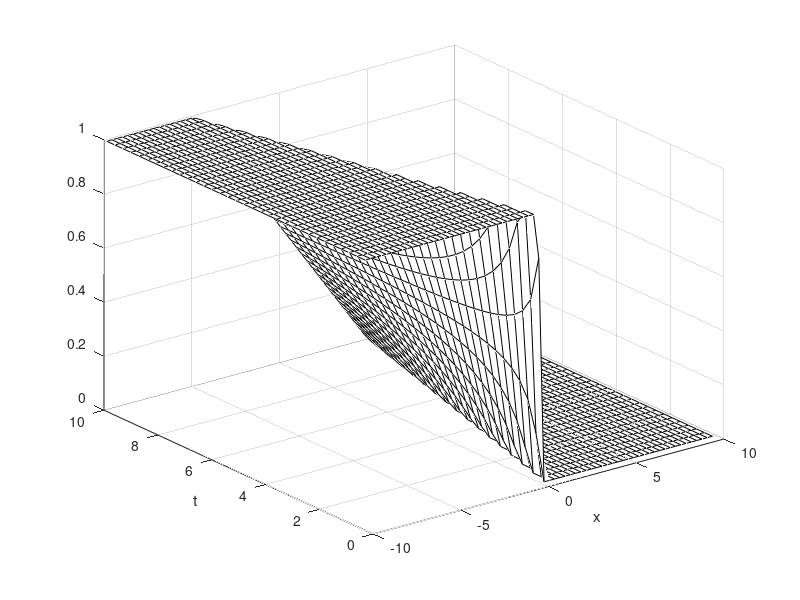
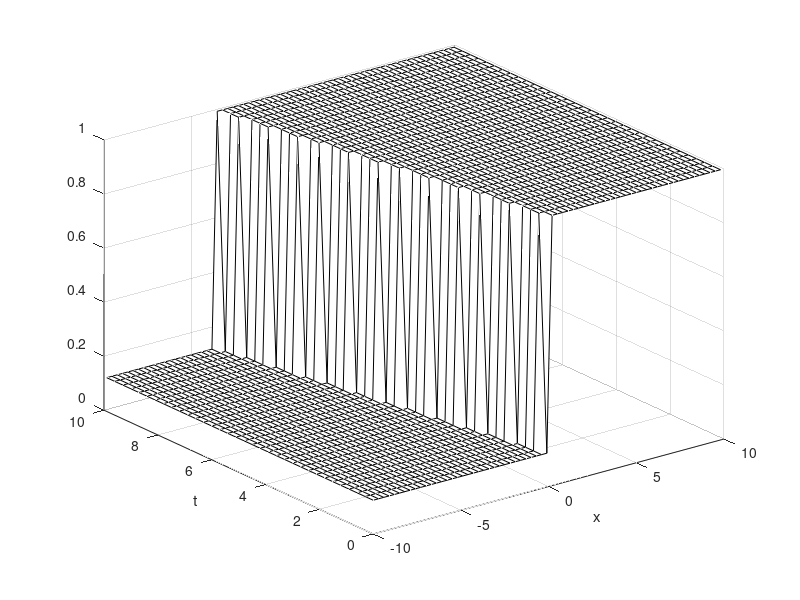

Write the MATLAB code that produced these figures, in order. (Note: this script raises an error after producing the figures.)
% Mi assicura di avere un'immagine vettoriale, ma diventa iper pesante da visualizzare
set(0, 'DefaultFigureRenderer', 'painters');

%% ----------------------------------------------------------------------------
%% SEMAFORO
%% ----------------------------------------------------------------------------

clear all
close all
clc

ro_m = 1;
v_m = 0.5;

x = -10:0.3:10;
t = 0:0.3:10;

[X, T] = meshgrid(x, t);

ro = ro_m.*(X <= -v_m * T)  + ro_m/2*(1 - X./(v_m*T)) .*( (-v_m*T<X) & (X < v_m*T) ) + 0;

figure;
mesh(X, T, ro, 'EdgeColor','black');
xlabel('x')
ylabel('t')

%% ----------------------------------------------------------------------------
%% TRAFFICO A VALLE
%% ----------------------------------------------------------------------------

clear all
close all
clc

ro_m = 1;
v_m = 3;

x = -10:0.3:10;
t = 0:0.3:10;

[X, T] = meshgrid(x, t);

ro = 1/8*ro_m .* (X < -1/8 * v_m * T)  + ro_m .* (X > -1/8 * v_m * T);

figure;
mesh(X, T, ro, 'EdgeColor','black');
xlabel('x')
ylabel('t')

%% ----------------------------------------------------------------------------
%% CONTROESEMPIO BURGERS
%% ----------------------------------------------------------------------------

clear all
close all
clc

U=@(x,t,u) u - atan(x-(1-2.*u).*t);
interval_meno_03 = [-5 5 -0.3 -0.299 -5 5];
interval_05 = [-5 5 0.499 0.5 -5 5];
interval_15 = [-5 5 1.499 1.5 -5 5];
figure()
fimplicit3(U,'EdgeColor','black','FaceAlpha',0)
hold on
%title('Soluzione del controesempio di Burgers')
fimplicit3(U, interval_meno_03,'-','LineWidth',2)
fimplicit3(U, interval_05,':', 'LineWidth',2)
fimplicit3(U, interval_15,'-.', 'LineWidth',2)
legend('surface', 't=-0,3', 't=0,5', 't=1')
xlabel('x')
ylabel('t')